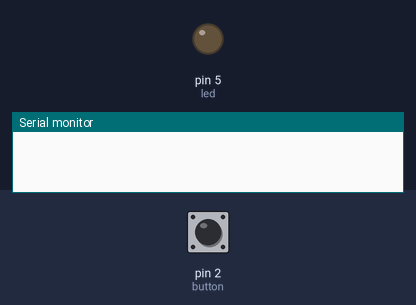
Bench run of a sketch on a simulated Arduino Uno, built with avr-gcc and run on an emulated ATmega328P. Parts: output pins drawn as LEDs (lit = HIGH), the last lines printed to the serial monitor. Inputs (shaded band) come from the test bench; at power-on: pin 2 (button) LOW.

Above: at 1.2 s.
1.3 s: pin 2 (button) pulled HIGH for 1 s
At 3.3 s:
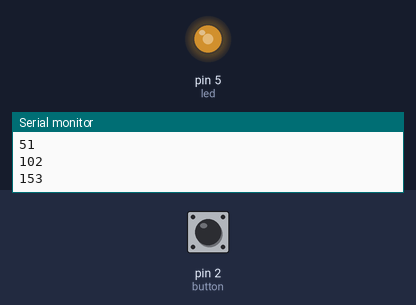
4.3 s: pin 2 (button) pulled HIGH for 0.15 s
At 4.9 s:
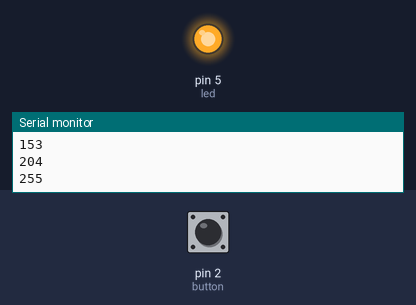
5.9 s: pin 2 (button) pulled HIGH for 3.2 s
At 9.8 s:
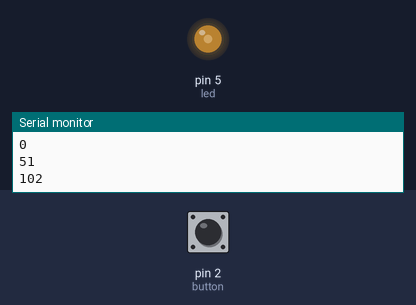
Timing chart, 0 to 11.3 s (numbered marks = the images above; inputs shaded):
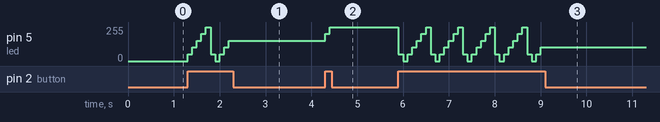

Measured:
- after the input at 1.3 s, pin 5 (led): 0/255 → 51/255 at once, → 102/255 0.10 s later, → 153/255 0.10 s later, → 204/255 0.10 s later, … (10 changes in this stretch)
- after the input at 4.3 s, pin 5 (led): 153/255 → 204/255 at once, → 255/255 0.10 s later
- after the input at 5.9 s, pin 5 (led): 255/255 → 50/255 at once, then repeats every 0.70 s: 0/255 0.10 s, 51/255 0.10 s, 102/255 0.10 s, 153/255 0.10 s, 204/255 0.10 s, 255/255 0.10 s, 50/255 0.10 s, until it stays 102/255 from 9.0 s

The sketch:

LEDBrightnessControlButtonEdits.ino
```cpp
const int button = 2;                        //defining the switch to pin 2
const int led    = 5;                        //defining the led to pin 5
int buttonState  = 0;                        //defining initial switch state
int brightness   = 0;                        //defining initial brightness

void setup() {
  Serial.begin(9600);                        //opens serial port and sets data rate to 9600 bps
  pinMode(button,INPUT);                     //configures the pin of the switch as input
  pinMode(led,OUTPUT);                       //configures the pin of the LED as output
}

void loop()
{
   buttonState = digitalRead(button);    //sets the front_led_sw_state as the result of the button with digital read of the switch
  if (buttonState == HIGH)
  {                                     // if statement to set if the button is pressed as 25% to the brightness
    brightness = brightness + 51;
    analogWrite(led,brightness);         //sets the output to the front_led pin with value of front brightness
    Serial.println(brightness);
    delay(100);
  }

if (brightness > 255)                  // if the brightness becomes greater than 255 then turn the led off
  {
  brightness = 0;
  analogWrite(led, brightness);
  Serial.println(brightness);
  delay(100);
  }
}
```
